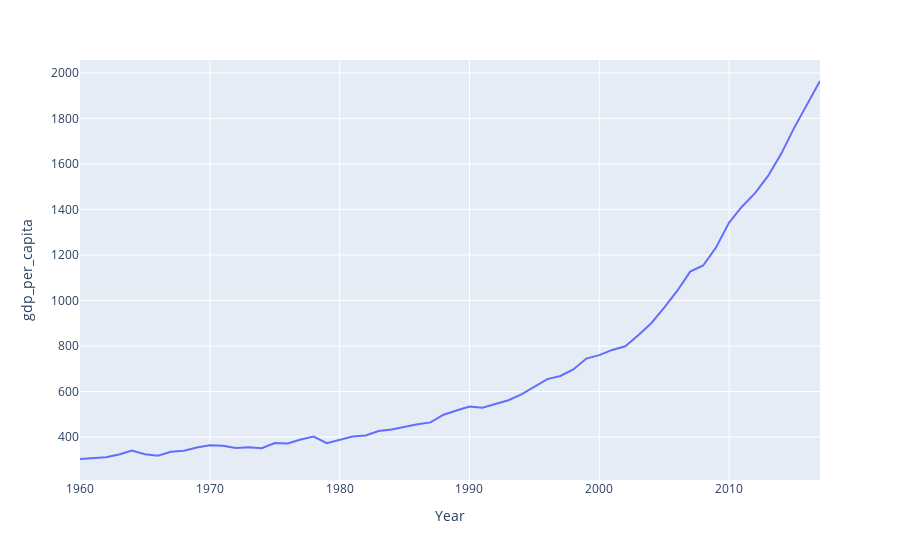

This figure's notebook cell:
### Code cell
#Now we can explore the history of various categories
px.line( gdp_and_pop_real.query('Entity == "India"'), x="Year", y="gdp_per_capita")

### Figure 1 — Plotly figure (JSON) as saved in the notebook; plotly's stock layout.template omitted (floating-point values rounded to 4 significant figures)
{"data": [{"hovertemplate": "Year=%{x}<br>gdp_per_capita=%{y}<extra></extra>", "legendgroup": "", "line": {"color": "#636efa", "dash": "solid"}, "marker": {"symbol": "circle"}, "mode": "lines", "name": "", "orientation": "v", "showlegend": false, "type": "scatter", "x": [1960, 1961, 1962, 1963, 1964, 1965, 1966, 1967, 1968, 1969, 1970, 1971, 1972, 1973, 1974, 1975, 1976, 1977, 1978, 1979, 1980, 1981, 1982, 1983, 1984, 1985, 1986, 1987, 1988, 1989, 1990, 1991, 1992, 1993, 1994, 1995, 1996, 1997, 1998, 1999, 2000, 2001, 2002, 2003, 2004, 2005, 2006, 2007, 2008, 2009, 2010, 2011, 2012, 2013, 2014, 2015, 2016, 2017], "xaxis": "x", "y": [303.5, 308.6, 311.2, 323.2, 340.1, 324.4, 317.5, 335.3, 339.4, 353.9, 364.0, 361.7, 351.5, 354.8, 350.7, 374.0, 371.6, 389.5, 402.4, 372.7, 388.7, 402.6, 407.0, 426.7, 432.9, 445.5, 456.5, 464.3, 498.2, 516.8, 534.2, 529.0, 546.9, 561.7, 587.6, 620.1, 654.4, 668.3, 696.7, 744.7, 759.8, 782.8, 798.9, 847.6, 900.1, 968.3, 1042.0, 1127.0, 1154.0, 1234.0, 1342.0, 1413.0, 1472.0, 1547.0, 1643.0, 1757.0, 1862.0, 1964.0], "yaxis": "y"}], "layout": {"legend": {"tracegroupgap": 0}, "margin": {"t": 60}, "xaxis": {"anchor": "y", "domain": [0, 1], "title": {"text": "Year"}}, "yaxis": {"anchor": "x", "domain": [0, 1], "title": {"text": "gdp_per_capita"}}}}
